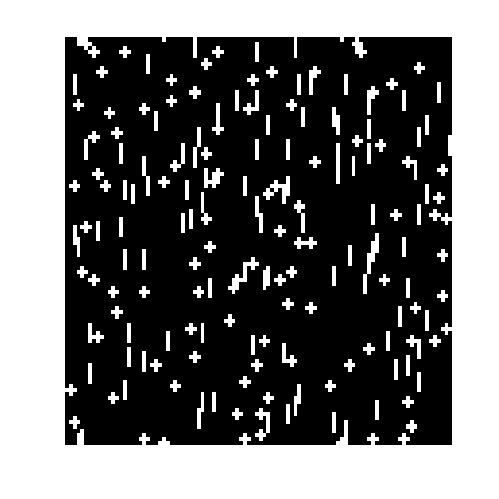

Recreate this plot in MATLAB.
%%%%%%%%%%%%%%%%%%%%%%%%%%%%%%%%%%%%%%%%%%%%%%%%%%%%%%%%%
%             Make Image from "*.txt" files
%%%%%%%%%%%%%%%%%%%%%%%%%%%%%%%%%%%%%%%%%%%%%%%%%%%%%%%%%
clc;clear;

%read the .txt from the folder
load('output.txt');

%change .txt into image and save as .jpg
str='output';

% eval:use string as statement
imshow(eval(str),'border','tight','initialmagnification','fit');

% 300,100 is the ordination, 500,500 is the height and width
set (gcf,'Position',[300,100,500,500]); 
axis normal; % normal is full size

MyColorMap=[
   105/255, 105/255, 105/255	%0_silver
   255/255, 255/255,   0/255	%1_yellow
   255/255, 140/255,   0/255	%2_orange
   255/255, 140/255,   0/255	%3_orange
    16/255, 180/255,  57/255	%4_orange
   255/255, 236/255,  62/255	%5_orange
    16/255, 180/255,  57/255	%6_orange
   255/255, 236/255,  62/255	%7_orange
    32/255, 178/255, 170/255	%8_light blue
   255/255,   0/255,   0/255  %9_dark blue
];
colormap(MyColorMap);

set(gcf,'PaperPositionMode','auto');
print('-djpeg','output');